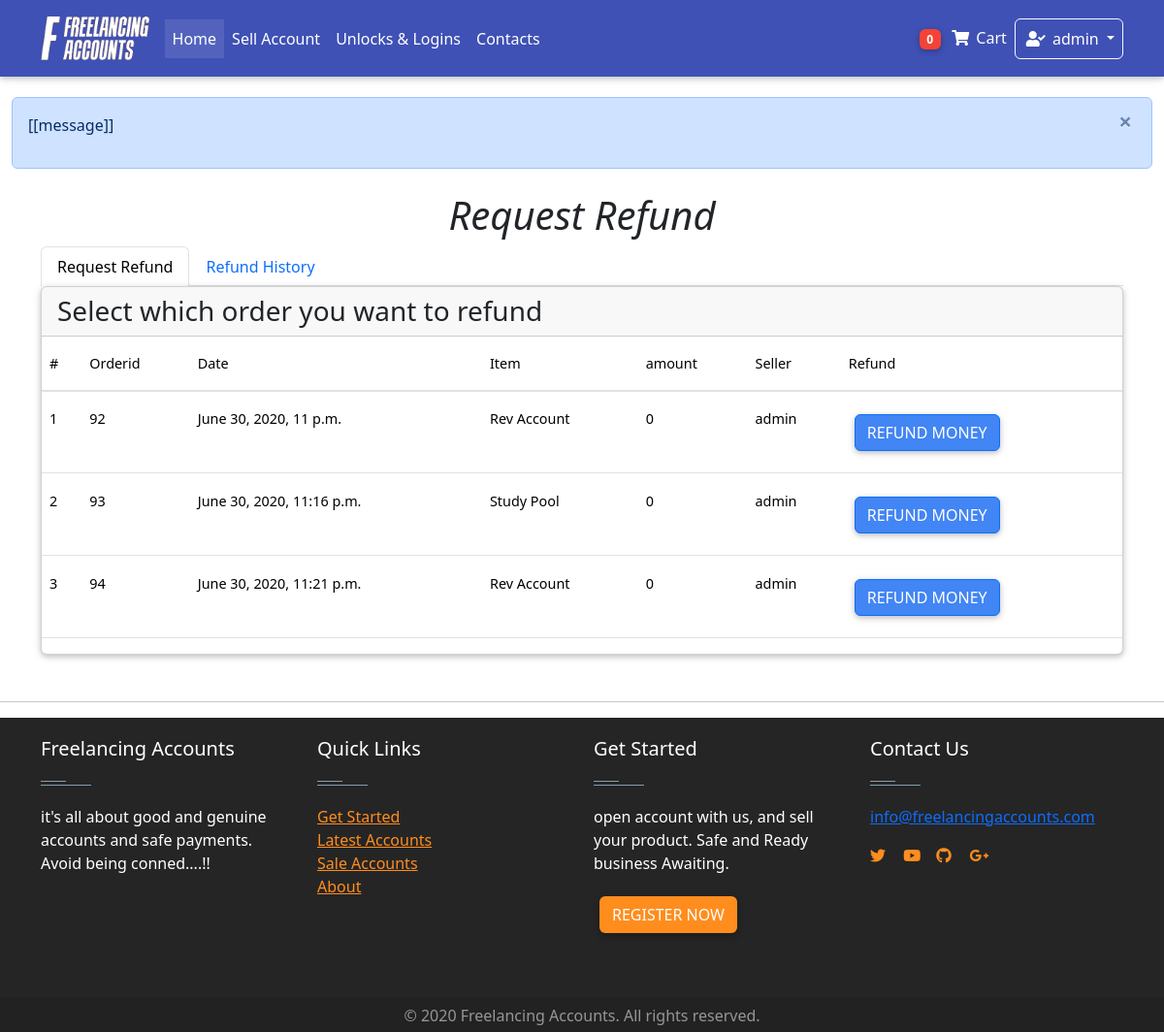
/dashboard/refund/ (signed in), run on an earlier commit of the app's database.
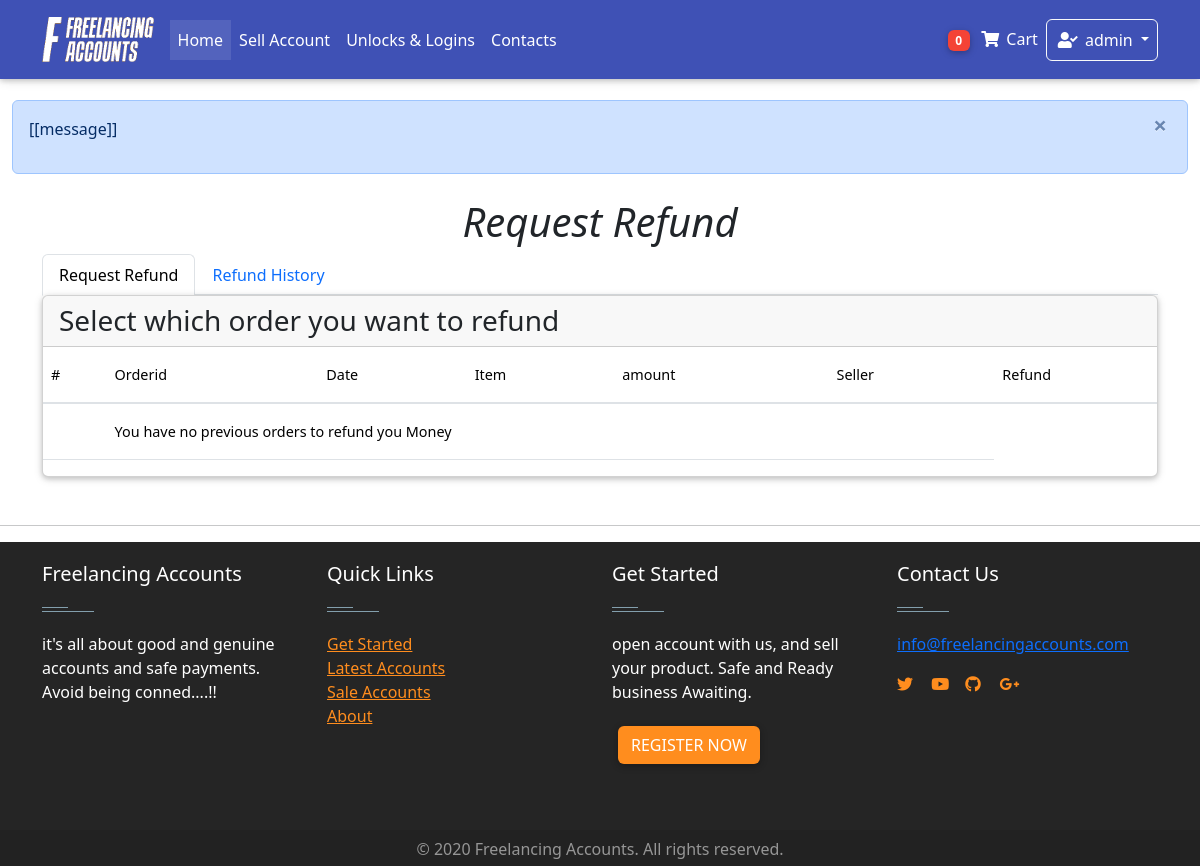
And on a later commit of the database.
### Home/models.py (models this page shows, shortened)
class Order(models.Model):
    user = models.ForeignKey(settings.AUTH_USER_MODEL,on_delete = models.CASCADE)
    items = models.ManyToManyField(OrderItem)
    start_date = models.DateField(auto_now_add = True)
    ordered_date = models.DateTimeField()
    ordered = models.BooleanField(default = False)
    seller = models.ForeignKey(settings.AUTH_USER_MODEL,on_delete = models.CASCADE, related_name="user", blank=True, null = True)
    amount = models.IntegerField(default=0.0)
    released = models.BooleanField(default=False)
    refund = models.BooleanField(default=False)
    billing_address = models.ForeignKey(
        "BillingAddress", on_delete = models.SET_NULL, blank = True, null = True)

class OrderItem(models.Model):
    user = models.ForeignKey(settings.AUTH_USER_MODEL,on_delete = models.CASCADE)
    item = models.ForeignKey(Item, on_delete = models.CASCADE)
    quantity = models.IntegerField(default= 1)
    ordered = models.BooleanField(default = False)

class Item(models.Model):
    created_by = models.ForeignKey(settings.AUTH_USER_MODEL,on_delete = models.CASCADE,blank = True, null = True, editable = False)
    created_at = models.DateTimeField(auto_now_add= True, blank = True, null = True )
    title = models.CharField(max_length = 100)
    slug = models.SlugField(blank = True, null = True)
    price = models.FloatField(default = 0.0)
    discountprice = models.FloatField(blank= True, null = True)
    category = models.CharField(choices = Category_choices, max_length=2)
    label = models.CharField(choices = Label_choices, max_length=1)
    Level = models.CharField(choices = Level_choices, max_length = 15 ,blank= True, null = True)
    finished_orders = models.IntegerField(default = 1)
    rating = models.IntegerField(default = 50 )
    Reviews =models.IntegerField( default = 1)
    profile = models.CharField( max_length = 20)
    description = models.TextField()
    diplay_pic = models.ImageField(upload_to = "display_pics/%Y%m%d/", max_length =255 )
    contact = models.CharField(max_length=15 ,null = True,blank= True)
    sold = models.BooleanField(default=False)

### dashboard/views.py (the view)
# urls.py: path("refund/", views.RefundView.as_view(), name = "refund"),
class RefundView(generic.ListView):
    model = Order
    template_name = "dashboard/refund.html"
    def get_queryset(self):
        queryset =  super(RefundView, self).get_queryset()
        queryset = queryset.filter(user = self.request.user, ordered= True, refund=False, released=False)
        return queryset
    def get_context_data(self, **kwargs):
        context = super(RefundView, self).get_context_data(**kwargs)
        refund = Refund.objects.filter(user = self.request.user).order_by("-date")
        context["refund"] = refund
        return context

### Home/templatetags/cart_template_tags.py (called while the page is built)
@register.filter
def cart_item_count(user):
    if user.is_authenticated:
        qs = Order.objects.filter(user = user, ordered = False)
        if qs.exists():
            return qs[0].items.count()
    return 0

@register.filter
def account_cash(user):
    if user.is_authenticated:
        qs = AccountsModel.objects.get(user= user)
        amount= qs.amount
        return amount

### Home/templatetags/login_tag.py (called while the page is built)
@register.inclusion_tag('logins/login_form.html')
def login_form_tag(current_page=None):
    return {'loginform': LoginForm(),
            'redirect_to': current_page}

### Home/templates/dashboard/refund.html (shortened to what this page needs)
<!DOCTYPE html>
{% extends 'base.html'%}
{% block content%}
<Main class="container">
    <h1 class="text-center "> <i> Request Refund </i></h1>
  <ul class="nav nav-tabs md-tabs " id="myTabMD" role="tablist">
    <li class="nav-item">
      <a class="nav-link active" id="home-tab-md" data-toggle="tab" href="#home-md" role="tab" aria-controls="home-md"
        aria-selected="true">Request Refund</a>
    </li>
    <li class="nav-item">
      <a class="nav-link" id="profile-tab-md" data-toggle="tab" href="#profile-md" role="tab" aria-controls="profile-md"
        aria-selected="false">  Refund History  </a>
    </li>
  </ul>
  <div class="tab-content " id="myTabContentMD">
    <div class="tab-pane fade show active" id="home-md" role="tabpanel" aria-labelledby="home-tab-md">
      <div class="card">
        <h3 class="card-header"> Select which order you want to refund</h3>
        <div class="table-responsive  text-nowrap">
            <table class="table table-hover ">
              <thead>
                <tr>
                  <th>#</th>
                  <th>Orderid</th>
                  <th>Date</th>
                  <th>Item</th>
                  <th>amount</th>
                  <th>Seller</th>
                  <th>Refund</th>
                </tr>
              </thead>
              <tbody>
               {% for object in object_list%}
                <tr style="height:min-content">
                  <th scope="row">{{forloop.counter}}</th>
                  <td>{{ object.id }}</td>
                  <td>{{ object.ordered_date }}</td>
                  <td>
                    {% for obj in object.items.all %}
                    <p> {{ obj.item.title }} </p>
                  {% endfor %}
                  </td>
                  <td>{{ object.amount }}</td>
                  <td>{{ object.seller }}</td>
                  <td>
                    <button id="btn"  class="btn btn-primary" onclick="refund(this);" data-toggle="modal" data-target="#modalRegisterForm">Refund Money</button>
                  </td>
                </tr>
                {% empty %}
                <tr>
                  <th scope="row"></th>
                  <td colspan="5"> You have no previous orders to refund you Money </td>
                </tr>
                {% endfor %}
              </tbody>
            </table>
          </div>
    </div>
    </div>
  </div>
</Main>
<hr class="mt-5">
{% endblock %}

What changed in the data, as far as the page shows it:
no longer on this page (row edited): Order: id "92", ordered_date "June 30, 2020, 11 p.m.", amount "0", seller "admin"
no longer on this page (row unchanged): OrderItem: item "Rev Account"
no longer on this page (row edited): Order: id "93", ordered_date "June 30, 2020, 11:16 p.m.", amount "0", seller "admin"
no longer on this page (row unchanged): OrderItem: item "Study Pool", shown under "93"
no longer on this page (row edited): Order: id "94", ordered_date "June 30, 2020, 11:21 p.m.", amount "0", seller "admin"
Also different on the page:
text now shown: "You have no previous orders to refund you Money"
